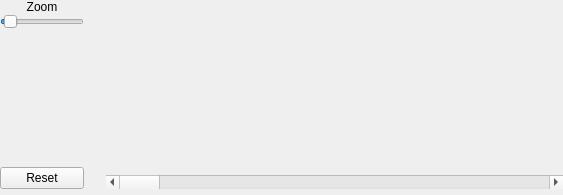
<?xml version="1.0" encoding="UTF-8"?>
<ui version="4.0">
 <class>OscilloscopeWidget</class>
 <widget class="QWidget" name="OscilloscopeWidget">
  <property name="geometry">
   <rect>
    <x>0</x>
    <y>0</y>
    <width>563</width>
    <height>195</height>
   </rect>
  </property>
  <layout class="QGridLayout">
   <property name="margin">
    <number>0</number>
   </property>
   <property name="spacing">
    <number>0</number>
   </property>
   <item row="0" column="3" rowspan="2">
    <layout class="QGridLayout">
     <property name="spacing">
      <number>0</number>
     </property>
     <item row="0" column="1">
      <widget class="OscilloscopeView" name="oscilloscopeView" native="true">
       <property name="sizePolicy">
        <sizepolicy hsizetype="MinimumExpanding" vsizetype="MinimumExpanding">
         <horstretch>0</horstretch>
         <verstretch>0</verstretch>
        </sizepolicy>
       </property>
      </widget>
     </item>
     <item row="0" column="0">
      <widget class="ProbePositioner" name="probePositioner" native="true">
       <property name="minimumSize">
        <size>
         <width>16</width>
         <height>0</height>
        </size>
       </property>
       <property name="maximumSize">
        <size>
         <width>16</width>
         <height>32767</height>
        </size>
       </property>
      </widget>
     </item>
     <item row="1" column="1">
      <widget class="QScrollBar" name="horizontalScroll">
       <property name="orientation">
        <enum>Qt::Horizontal</enum>
       </property>
      </widget>
     </item>
    </layout>
   </item>
   <item row="0" column="1" rowspan="2">
    <layout class="QVBoxLayout">
     <property name="spacing">
      <number>0</number>
     </property>
     <property name="margin">
      <number>0</number>
     </property>
     <item>
      <widget class="QLabel" name="textLabel1">
       <property name="text">
        <string>Zoom</string>
       </property>
       <property name="alignment">
        <set>Qt::AlignCenter</set>
       </property>
       <property name="wordWrap">
        <bool>false</bool>
       </property>
      </widget>
     </item>
     <item>
      <widget class="QSlider" name="zoomSlider">
       <property name="sizePolicy">
        <sizepolicy hsizetype="Maximum" vsizetype="Fixed">
         <horstretch>0</horstretch>
         <verstretch>0</verstretch>
        </sizepolicy>
       </property>
       <property name="maximum">
        <number>1000</number>
       </property>
       <property name="pageStep">
        <number>10</number>
       </property>
       <property name="value">
        <number>50</number>
       </property>
       <property name="orientation">
        <enum>Qt::Horizontal</enum>
       </property>
      </widget>
     </item>
     <item>
      <spacer name="spacer1">
       <property name="orientation">
        <enum>Qt::Vertical</enum>
       </property>
       <property name="sizeType">
        <enum>QSizePolicy::MinimumExpanding</enum>
       </property>
       <property name="sizeHint" stdset="0">
        <size>
         <width>20</width>
         <height>30</height>
        </size>
       </property>
      </spacer>
     </item>
     <item>
      <widget class="QLabel" name="timeLabel">
       <property name="text">
        <string/>
       </property>
       <property name="alignment">
        <set>Qt::AlignCenter</set>
       </property>
       <property name="wordWrap">
        <bool>false</bool>
       </property>
      </widget>
     </item>
     <item>
      <spacer name="spacer1_2">
       <property name="orientation">
        <enum>Qt::Vertical</enum>
       </property>
       <property name="sizeType">
        <enum>QSizePolicy::Fixed</enum>
       </property>
       <property name="sizeHint" stdset="0">
        <size>
         <width>20</width>
         <height>6</height>
        </size>
       </property>
      </spacer>
     </item>
     <item>
      <widget class="QPushButton" name="resetBtn">
       <property name="sizePolicy">
        <sizepolicy hsizetype="Minimum" vsizetype="Minimum">
         <horstretch>0</horstretch>
         <verstretch>0</verstretch>
        </sizepolicy>
       </property>
       <property name="text">
        <string>Reset</string>
       </property>
       <property name="shortcut">
        <string/>
       </property>
      </widget>
     </item>
    </layout>
   </item>
   <item row="1" column="2">
    <spacer name="spacer2_3">
     <property name="orientation">
      <enum>Qt::Horizontal</enum>
     </property>
     <property name="sizeType">
      <enum>QSizePolicy::Fixed</enum>
     </property>
     <property name="sizeHint" stdset="0">
      <size>
       <width>6</width>
       <height>6</height>
      </size>
     </property>
    </spacer>
   </item>
   <item row="2" column="3">
    <spacer name="spacer2_2">
     <property name="orientation">
      <enum>Qt::Vertical</enum>
     </property>
     <property name="sizeType">
      <enum>QSizePolicy::Fixed</enum>
     </property>
     <property name="sizeHint" stdset="0">
      <size>
       <width>6</width>
       <height>6</height>
      </size>
     </property>
    </spacer>
   </item>
  </layout>
 </widget>
 <customwidgets>
  <customwidget>
   <class>OscilloscopeView</class>
   <extends>QWidget</extends>
   <header>oscilloscopeview.h</header>
  </customwidget>
  <customwidget>
   <class>ProbePositioner</class>
   <extends>QWidget</extends>
   <header>probepositioner.h</header>
  </customwidget>
 </customwidgets>
 <includes>
  <include location="local">oscilloscopeview.h</include>
  <include location="local">probepositioner.h</include>
 </includes>
 <resources/>
 <connections/>
</ui>
